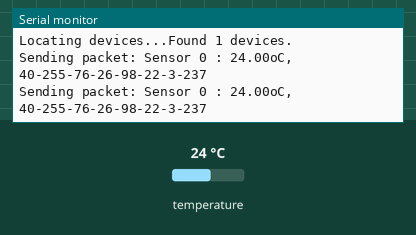
This sketch was run on a simulated Arduino Uno, built with avr-gcc and run on an emulated ATmega328P. On the bench: the last lines printed to the serial monitor. Inputs (shaded band) come from the test bench; at power-on: temperature 24 °C. No radio packets arrive unless stated.

Above: at 3.4 s.
3.5 s: temperature set to 12 °C
At 5.2 s:
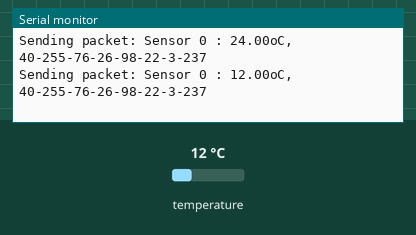
6.1 s: temperature set to 19 °C
At 6.9 s:
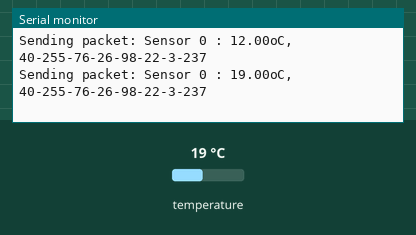
Timing chart, 0 to 9.1 s (numbered marks = the images above; inputs shaded):
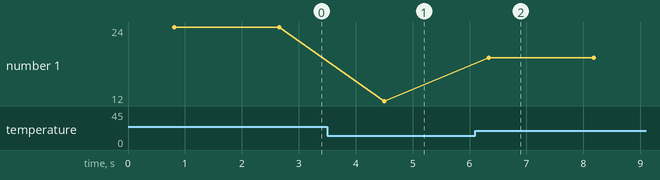

The sketch:

LoRaSender.ino
```cpp
/*
  LoRaSender
  Ce programme permet à un arduino, connecté à un module LoRa, d'envoyer les valeurs de tous les capteurs connectés à celui-ci
  via un lien LoRa.

  modifié le 25 janvier 2021
  par Thomas Bureau-Viens
 */
//********************** Section des Includes **********************//
// Librairies nécessaires pour utiliser les capteurs de température
#include <OneWire.h>
#include <DallasTemperature.h>

// Librairies nécessaires pour utiliser le module LoRa
#include <SPI.h>
#include <LoRa.h>


//********************** Section des Defines **********************//
// Data wire is plugged into digital pin 2 on the Arduino
#define ONE_WIRE_BUS  4

//define the pins used by the transceiver module
#define ss 10
#define rst 9
#define dio0 2
#define LONGEUR_TRAME 12


//****** Section des Instenciations de variables et d'objets ******//
// Setup a oneWire instance to communicate with any OneWire device
OneWire oneWire(ONE_WIRE_BUS);

// Pass oneWire reference to DallasTemperature library
DallasTemperature sensors(&oneWire);

// Référence pour avoir acces aux adresses des capteurs
DeviceAddress Thermometer;

// Instenciation de variables
int deviceCount = 0; // Nombre de capteurs connectés
float tempC; // tempon pour les températures en oC
String str = ""; // Tempon pour le texte à envoyer


void setup(void)
{
  // Initialisation de la communication série //
  Serial.begin(115200);
  while (!Serial);
  Serial.println("LoRa Sender");


  // Initialisation de la communication LoRa //
  LoRa.setPins(ss, rst, dio0);
  while (!LoRa.begin(915E6)) // 915E6 pour la fréquence d'amérique du nord
  {
    Serial.println(".");
    delay(500);
  }
  // Change sync word (0xF3) to match the receiver
  // The sync word assures you don't get LoRa messages from other LoRa transceivers
  // ranges from 0-0xFF
  LoRa.setSyncWord(0x45);
  Serial.println("LoRa Initializing OK!");


  // Initialisation des capteurs de température //
  sensors.begin();    // Start up the library for the sensor
  Serial.print("Locating devices...");
  Serial.print("Found ");
  deviceCount = sensors.getDeviceCount();
  Serial.print(deviceCount, DEC);
  Serial.println(" devices.");
  Serial.println("");
}


void loop(void)
{
  // Send command to all the sensors for temperature conversion
  sensors.requestTemperatures();

  // Display temperature from each sensor
  for (int i = 0;  i < deviceCount;  i++)
  {
    sensors.getAddress(Thermometer, i);
    str = "Sensor " + String(i) + " : " + String(sensors.getTempCByIndex(i))+ "oC, ";
    for(int j=0; j<=7; j++)
    {
      str = str + String(Thermometer[j]);
      if(j<7)
      {
        str = str + "-";
      }

    }
    Serial.print("Sending packet: ");
    Serial.println(str);
    //Send LoRa packet to receiver
    LoRa.beginPacket();
    LoRa.print(str);
    LoRa.endPacket();
    str = "";
  }
  delay(1000);
}
```

Measured:
- after the input at 3.5 s, the serial monitor: prints a new line after 1.0 s (image 1)
- after the input at 6.1 s, the serial monitor: prints a new line after 0.24 s (image 2)
- plotted number 1: 24 → 12 after the input at 3.5 s, 12 → 19 after the input at 6.1 s
